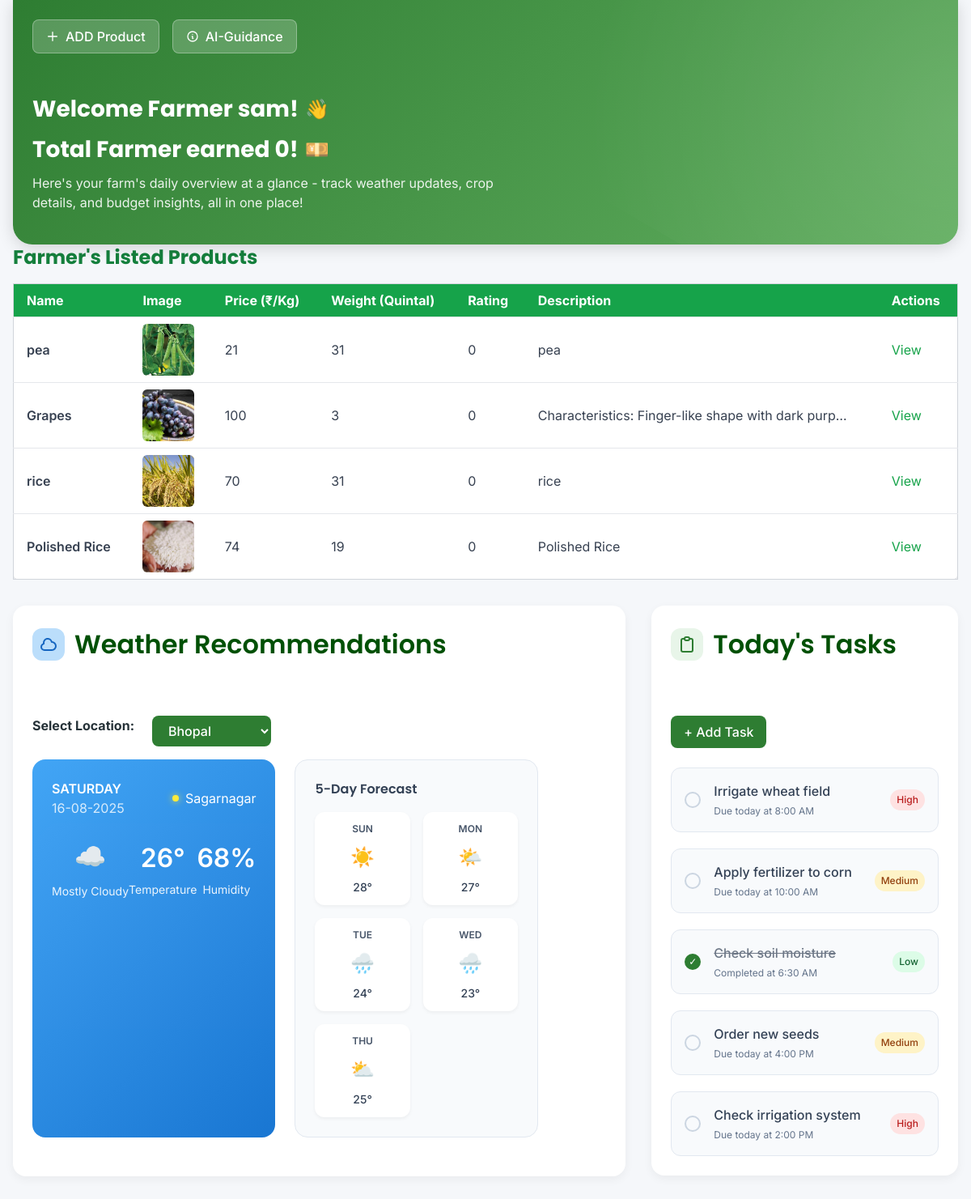
The page /farmer-dashboard/ (signed in) on the database as committed earlier.
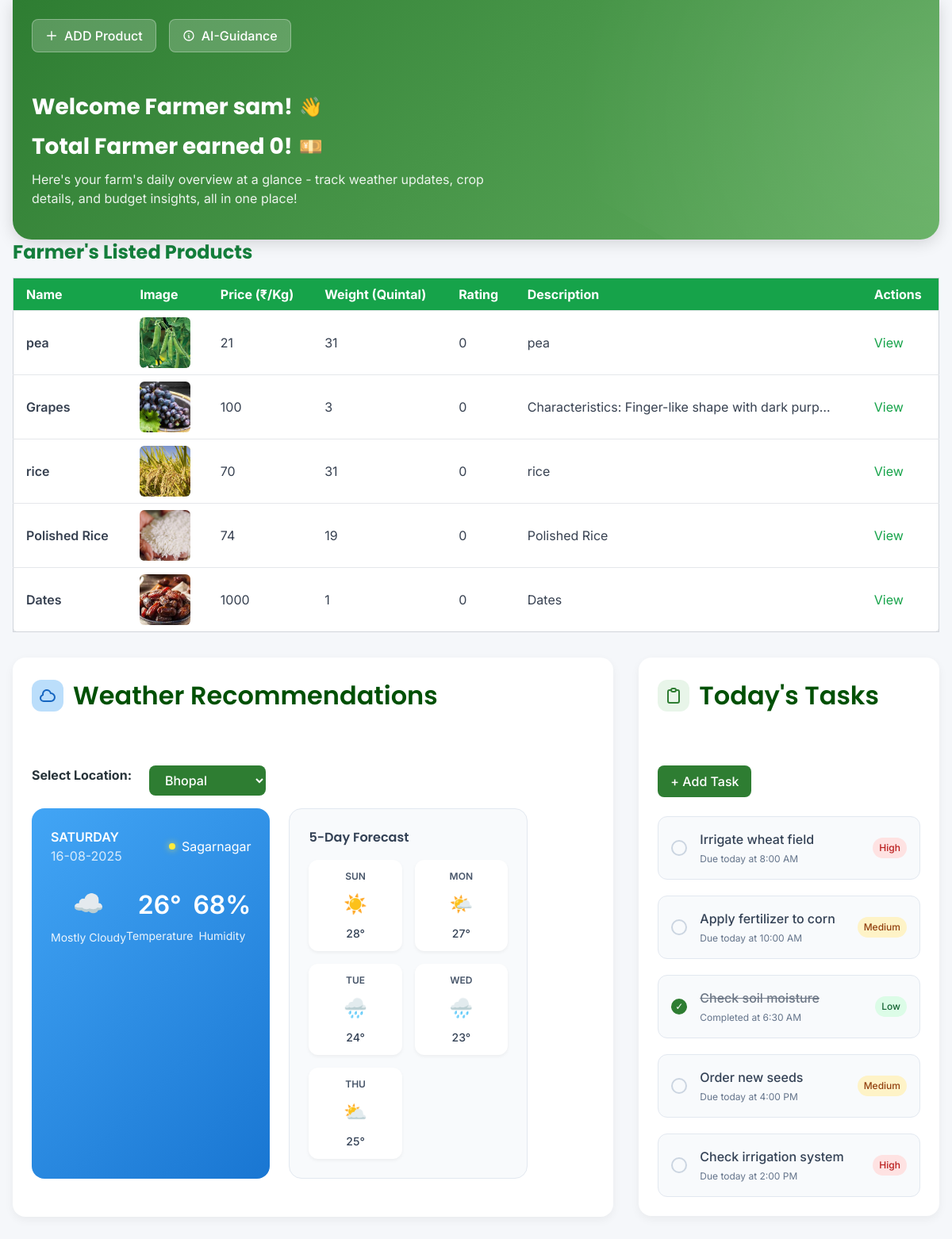
The same page on the database as committed later.
### home/models.py (models this page shows)
class MarketItems(models.Model):
    farmer = models.ForeignKey(User,on_delete=models.CASCADE)
    items_name = models.CharField(max_length=1000)
    items_description = models.TextField(max_length=1000)
    category = models.ForeignKey(Category,on_delete=models.CASCADE)   # e.g. “Fertilizer”, “Tool”
    item_price = models.IntegerField()
    item_image = models.ImageField(upload_to='market_items/')
    items_weight = models.IntegerField()
    min_weight = models.IntegerField(default=0)
    item_rating = models.IntegerField(default=0)
    location = models.CharField(max_length=300,default="Neelbad, Bhopal, Mp-42603")
    item_list_date = models.DateTimeField(auto_now_add=True)
    def __str__(self):
        return self.items_name

### home/views.py (the view)
# urls.py: path("farmer-dashboard/",views.farmer_dashboard,name="farmer_dashboard"),
@login_required
def farmer_dashboard(request):
    user = request.user
    history = FarmerHistory.objects.filter(farmer=user)
    market_items = MarketItems.objects.filter(farmer=request.user)
    total_amount = 0
    for item in history:
        total_amount += item.item_price*100*item.items_weight
    print(market_items)
    print(history)
    context = {
        "name" : user.first_name,
        "history":history,
        "total_amount" : total_amount,
        "market_items" : market_items
    }
    return render(request,"home/farmer_dashboard.html",context)

### templates/home/farmer_dashboard.html (shortened to what the changed rows need)
{% load static %}
<!DOCTYPE html>
<html lang="en">
  <head>
    <script src="https://cdn.tailwindcss.com"></script>
  </head>
  <body>
    <div class="app-container">
      <header class="header animate-slide-up">
        <div class="header-container">
          <div class="welcome-section animate-fade-in">
            <h1 class="welcome-title">
              Welcome Farmer {{name}}!
              <span class="hand-wave animate-bounce-gentle">👋</span>
            </h1>
            <h1 class="welcome-title">
              Total Farmer earned {{total_amount}}!
              <span class="hand-wave animate-bounce-gentle">💴</span>
            </h1>
          </div>
        </div>
      </header>
      {% if market_items %}
  <h2 class="text-2xl font-bold text-green-700 mb-4">Farmer's Listed Products</h2>
  <div class="overflow-x-auto">
    <table class="min-w-full table-auto border border-gray-300 bg-white rounded-lg shadow">
      <thead class="bg-green-600 text-white">
        <tr>
          <th class="px-4 py-2 text-left">Name</th>
          <th class="px-4 py-2 text-left">Image</th>
          <th class="px-4 py-2 text-left">Price (₹/Kg)</th>
          <th class="px-4 py-2 text-left">Weight (Quintal)</th>
          <th class="px-4 py-2 text-left">Rating</th>
          <th class="px-4 py-2 text-left">Description</th>
          <th class="px-4 py-2 text-left">Actions</th>
        </tr>
      </thead>
      <tbody class="text-gray-700">
        {% for item in market_items %}
        <tr class="border-t hover:bg-green-50">
          <td class="px-4 py-2 font-semibold">{{ item.items_name }}</td>
          <td class="px-4 py-2">
            {% if item.item_image %}
              <img src="{{ item.item_image.url }}" alt="{{ item.items_name }}" class="h-16 w-16 object-cover rounded-md">
            {% else %}
              <span class="italic text-gray-400">No Image</span>
            {% endif %}
          </td>
          <td class="px-4 py-2">{{ item.item_price }}</td>
          <td class="px-4 py-2">{{ item.items_weight }}</td>
          <td class="px-4 py-2">{{ item.item_rating }}</td>
          <td class="px-4 py-2">{{ item.items_description|truncatechars:50 }}</td>
          <td class="px-4 py-2">
            <a href="{% url 'product_card' item.id %}" class="text-green-600 hover:underline">View</a>
          </td>
        </tr>
        {% endfor %}
      </tbody>
    </table>
  </div>
{% endif %}
      <main class="main-content">
        <section class="weather-section animate-slide-right">
          <div class="section-header">
            <div class="section-title">
              <h2>Weather Recommendations</h2>
            </div>
        </section>
        <section class="tasks-section animate-slide-left">
          <div class="section-header">
            <div class="section-title">
              <h2>Today's Tasks</h2>
            </div>
          </div>
        </section>
</body>
</html>

Rows that differ between the two databases and show on the page:
added MarketItems: items_name "Dates", item_image (picture), item_price "1000", items_weight "1", item_rating "0", items_description "Dates"
